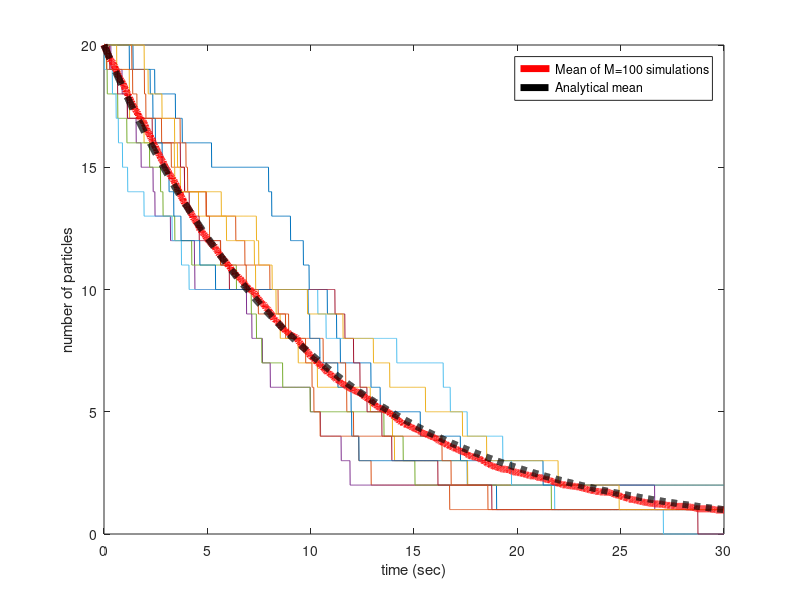

Here is the MATLAB script that generated this plot: (Note: this script raises an error after producing the figure.)
%define the rate  constant of degradation
k = 0.1; %sec^-1

%def number of repeats
M=100;
%define the final time we will simulate to
T_final =30;

%define the recording time interval
rec_step =0.01;

%define avector of time points
time_vec = [0:rec_step:T_final];

%Calculate the number of recording steps required
num_rec_steps = T_final/rec_step;

%matrix witch will record the number of particles each time point at ecah
%time at each repeat
rec_vector = zeros(num_rec_steps+1,M);

%initial number of particles
A_init=20;

%initiall numer of molecules for recording vector
rec_vector(1,:) = A_init*ones(1,M);


%run throug a for loop for each of the repeats

for i= 1:M
    %define the initial time to be zero
    t=0;
    
    %initialise the times to help recording
    t_after =0;
    
    %initialise the number of particles for this repeat
    A = A_init;
    
    %enter while loop
    while t < T_final
        %calculate the propensity functions
        a0=A*k;
        
        %determinate the time for the next reaction
        tau = (1/a0)*log(1/rand);
        
        %update the time
        t = t+tau;
        
        %write the current value of A to A_old
        A_old=A;
        
        %implement the degradation reaction
        A = max(A_old-1,0);
        
        %calculate the times for recording
        t_before = t_after;
        t_after =t;
        
        %calculate the indices of the time step before and the current time
        %step in terms of recording
        ind_before = ceil((t_before+eps)/rec_step); %eps => nozero
        ind_after = min(floor(t_after/rec_step),num_rec_steps);
        
        %find out how many time-steps to write to
        steps_to_write = ind_after - ind_before+1; 
        
        if steps_to_write > 0 && steps_to_write ~=Inf
        rec_vector(ind_before+1:ind_after+1,i) = A_old*ones(steps_to_write,1);
        end
        
        %End the while loop
    end
    
    %End the for loop
end


%Calculate the mean over all 100 realisations
mean_A = mean(rec_vector,2);

%calculate the analytically determines mean from the master eq
analytical_mean = A_init*exp(-k*time_vec);

%Plot the first 10 trajectories


%Plot the first 10 trajectories
if M>=10
    plot(time_vec,rec_vector(:,1:10));
else
    plot(time_vec,rec_vector);
end

hold on
%Also plot on the mean over 100 realisations
[h1]=plot(time_vec,mean_A,'r','linewidth',5);

%Also plot the analytically determined mean
[h2]=plot(time_vec,analytical_mean,'k--','linewidth',5);

% %Set the title
% title(['t= ', num2str(t*rec_step_increment)])
%Set the x and y labels
xlabel('time (sec)')
ylabel('number of particles')

legend([h1,h2],['Mean of M=',num2str(M),' simulations'],'Analytical mean');

exportfig(gcf,...
    ['degradation_realisations_and_mean.eps'],...
    'Format','eps2',...
    'Width','20',...
    'Color','cmyk',...
    'Resolution',300,...
    'FontMode','fixed',...
    'FontSize',21);
%             'LineWidth',6);
%Save as a .fig as well
saveas(gcf,['degradation_realisations_and_mean.fig'],'fig');

%Plot the figures from lecture 3 using the same code
%Make a new figure
figure

%Also plot the analytically determined mean
plot(time_vec,analytical_mean,'k--','linewidth',5);

% %Set the title
% title(['t= ', num2str(t*rec_step_increment)])
%Set the x and y labels
xlabel('time (sec)')
ylabel('number of particles')
exportfig(gcf,...
    ['production_degradation_mean.eps'],...
    'Format','eps2',...
    'Width','20',...
    'Color','cmyk',...
    'Resolution',300,...
    'FontMode','fixed',...
    'FontSize',21);

%Make a new figure
figure

%plot the analytically determined mean
[h2]=plot(time_vec,analytical_mean,'k--','linewidth',5);

legend(h2,'Analytical mean');


%Plot the first trajectory
plot(time_vec,rec_vector(:,1));

% %Set the title
% title(['t= ', num2str(t*rec_step_increment)])
%Set the x and y labels
xlabel('time (sec)')
ylabel('number of particles')
exportfig(gcf,...
    ['production_degradation_mean_and_trajectory.eps'],...
    'Format','eps2',...
    'Width','20',...
    'Color','cmyk',...
    'Resolution',300,...
    'FontMode','fixed',...
    'FontSize',21);






